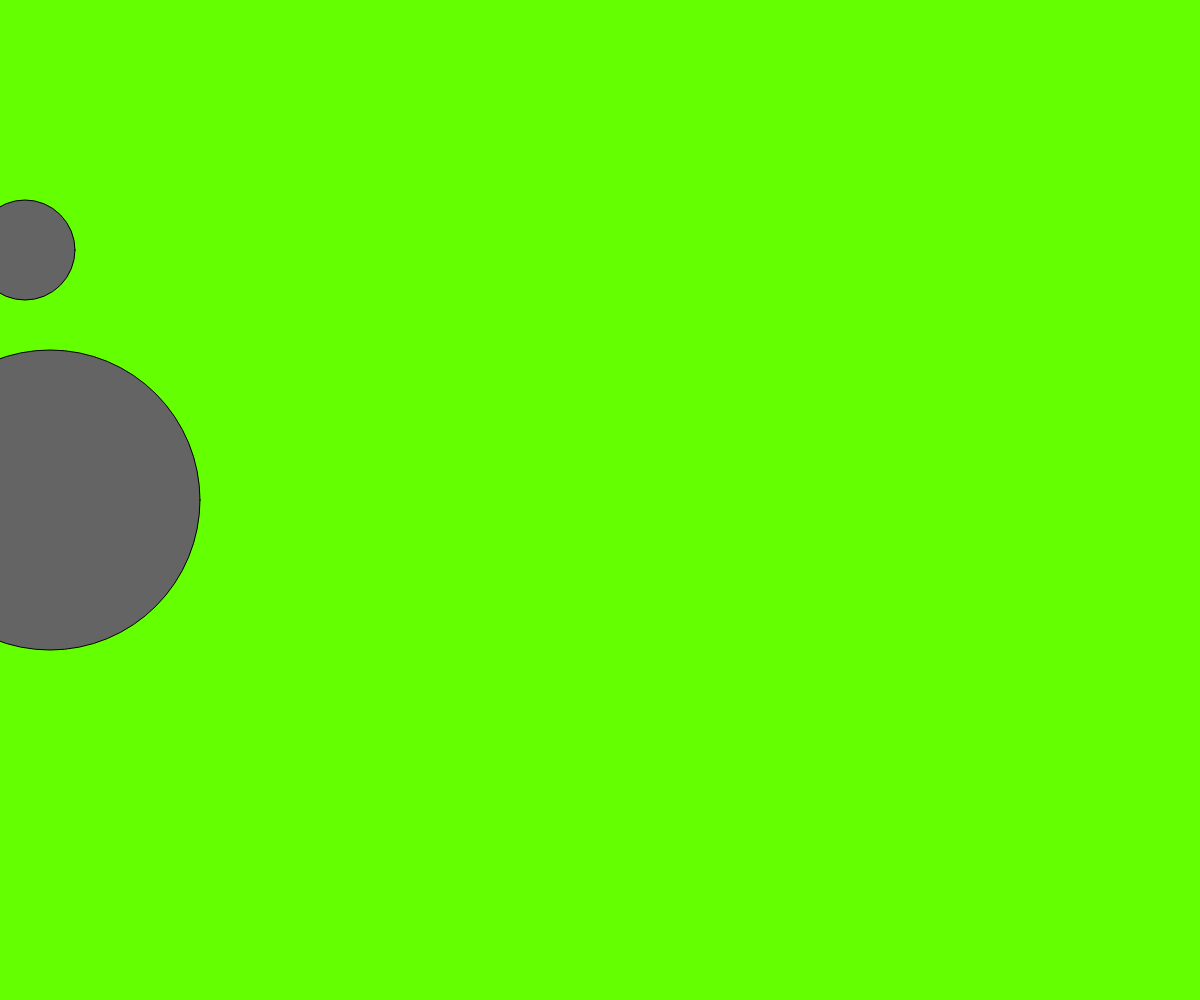
Frame 1 (no input)
Frame 60 (no input): identical to frame 1, image omitted
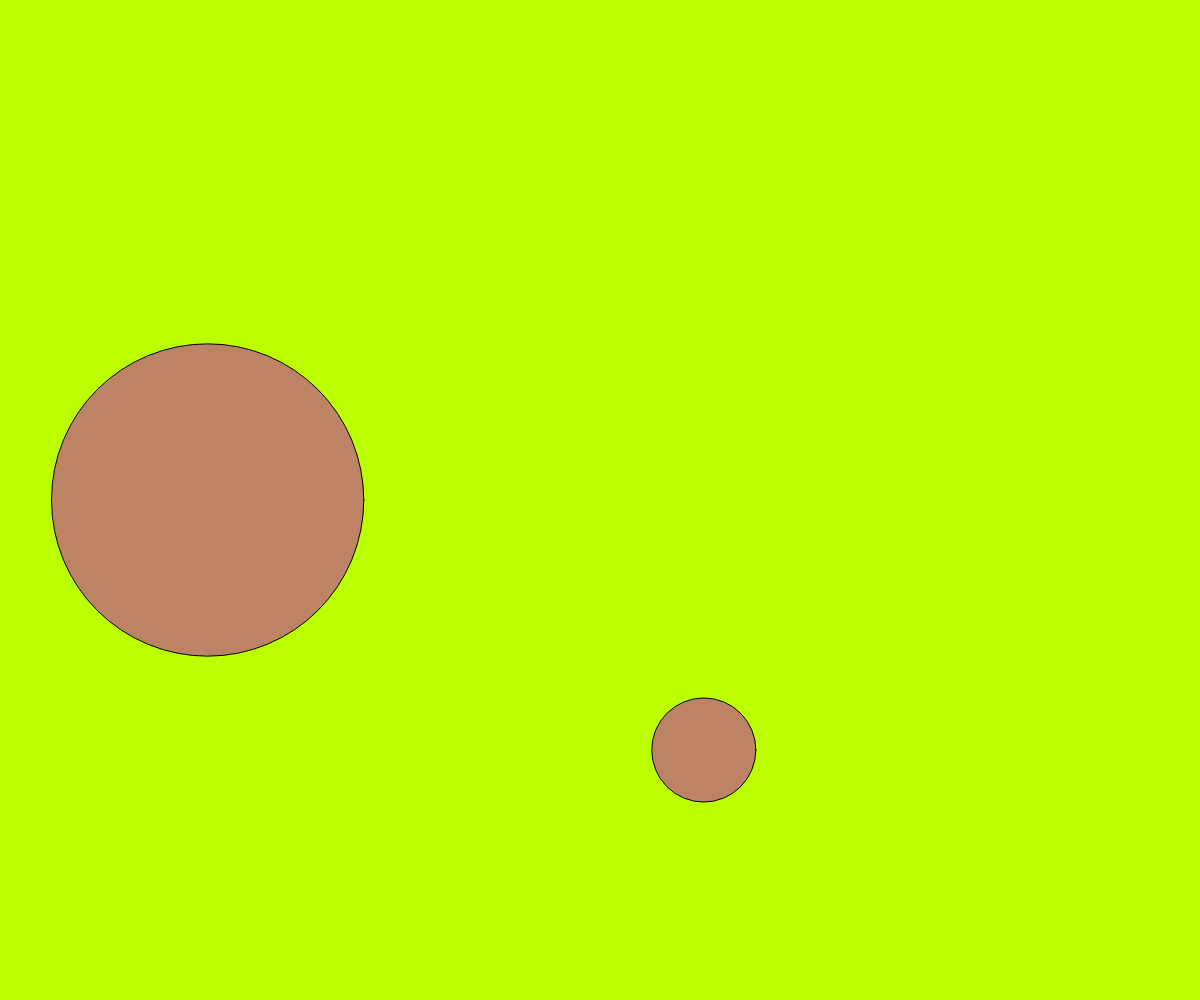
Frame 120 (the mouse pressed at the canvas centre since frame 60)

The p5.js sketch that drew these frames (run headless with seeded random() and noise() and a simulated clock; from frame 60 on, the mouse is pressed at the canvas centre):

// p5.js sketch
// ── sketch.js
//September15,2021
//inspect>console to check your work

// // <<---Review Week 1--->>
// function setup() {
//   createCanvas(windowWidth,windowHeight); //needs to be refreshed at each size
// }
//
// function draw() {
//   // shortcut for black is -> background (0)
//   background(255,255,0);
//   // fill(255,0,mouseX);
//   fill(255,0,mouseX/3);
//   // ellipse(200,200,100,100); // ellipse (x,y,width,height)
//   // ellipse(width/2,height/2,100,100); // (drawn in the center)
//   // ellipse(windowWidth/2,windowHeight/2,100,100);
//   ellipse(mouseX,mouseY,100,100);
//   // print(mouseX);
//   // print("hello");
//   // print("mouseX:", mouseX);
//   // print("mouseY:", mouseY);
//   // text(mouseX,50,50);
// }

// // <<---CONDITIONALS--->>
// function setup() {
//   createCanvas(windowWidth,windowHeight); //needs to be refreshed at each size
// }

// function draw() {
//   background(255,255,0);
//   fill(255,0,mouseX/3);
//
//   // if (mouseIsPressed) {
//   //   ellipse(100,100,100,100);
//   // }
//   // else {
//   //   rect(100,100,100,100);
//   // }
//
//   // if (mouseY<150){
//   //   ellipse(100,100,100,100);
//   // }
//   // else {
//   //   rect(100,100,100,100);
//   // }
//   // print(mouseY);
//
//   if (mouseY < height/2){
//     ellipse(width/2,height/2,100,100);
//   }
//   else {
//     rect(width/2,height/2,100,100);
//   }
//   print(mouseY);
// }

// <<---Adding Variables--->>
// var size = 300;
//
// function setup() {
//   createCanvas(windowWidth,windowHeight); //needs to be refreshed at each size
// }
//
// function draw() {
//   background(255,255,0);
//   ellipse(width/2,height/2,size,size);
//   ellipse(width/4,height/4,size/3,size/3);
// }

// <<--Adding Variables pt 2-->>
var size = 300;
var r = 100; //must equal a number for mousePressed function
var g = 100;
var xpos = 100;

function setup() {
  createCanvas(windowWidth,windowHeight); //needs to be refreshed at each size
}

function draw() {
  background(r,255,0);
  // r = random(20,255); //random number from 20 to 255
  fill(r,g,100);
  ellipse(xpos/2,height/2,size,size);
  ellipse(mouseX + xpos/4, mouseY + height/4, size/3, size/3);
}

function mousePressed() {
  r = random(20,255);
  g = random(100,255);
  size = random(50,400);
  xpos = random(0,windowWidth);
}
